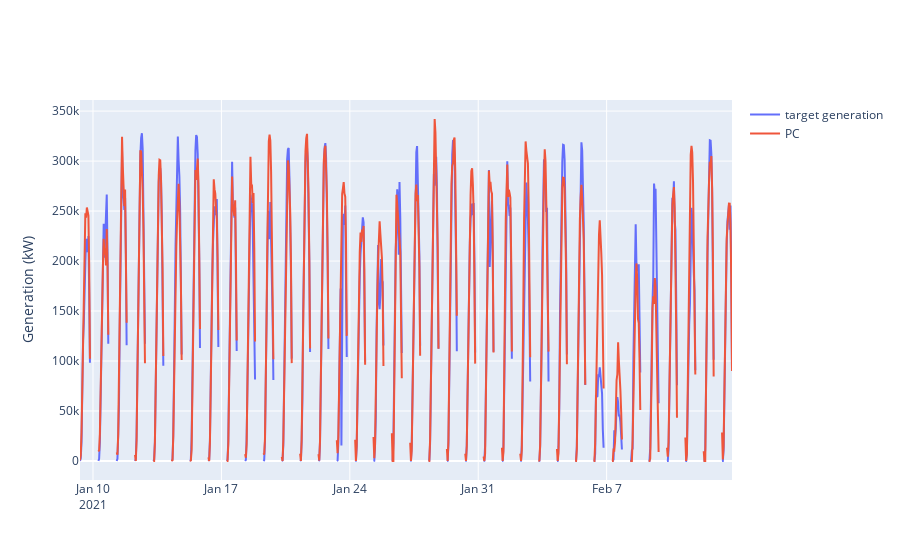

Notebook code cell kept with this figure:
### Code cell
fig = go.Figure()

fig.add_trace(go.Scatter(x = PC_only_TCN3_df.index, y = PC_only_TCN3_df['power'], name = 'target generation'))
# fig.add_trace(go.Scatter(x = model1_fc.index, y = arima['average_fc'], name = 'arima'))
# fig.add_trace(go.Scatter(x = model1_fc.index, y = model1_fc['fc'], name = 'Combine Grid+PC CNN forecasts'))
# fig.add_trace(go.Scatter(x = model1_fc.index, y = model3_fc['fc'], name = 'Combine PC NN forecasts'))
# fig.add_trace(go.Scatter(x = model1_fc.index, y = model4_fc['fc'], name = 'Combine Grid+PC NN forecasts'))
# fig.add_trace(go.Scatter(x = model1_fc.index, y = model5_fc['fc'], name = 'Combine PC NN Dense forecasts'))
# fig.add_trace(go.Scatter(x = model1_fc.index, y = model6_fc['fc'], name = 'new features'))


# fig.add_trace(go.Scatter(x = model1_fc.index, y = model9_fc['fc'], name = 'Removing Grid + Local Conv Stage'))
# fig.add_trace(go.Scatter(x = model1_fc.index, y = model11_fc['fc'], name = 'Full Pipeline'))
# fig.add_trace(go.Scatter(x = model1_fc.index, y = modelgrid_fc['fc'], name = 'Grid Only'))
# fig.add_trace(go.Scatter(x = model1_fc.index, y = modelres['fc'], name = 'Residual'))
# fig.add_trace(go.Scatter(x = model1_fc.index, y = modelres2['fc'], name = 'Residual2'))
# fig.add_trace(go.Scatter(x = model1_fc.index, y = modelresblock['fc'], name = 'Res block Fully'))
# fig.add_trace(go.Scatter(x = model1_fc.index, y = modelresblock2['fc'], name = 'Res block Conv'))
# fig.add_trace(go.Scatter(x = model1_fc.index, y = local_conv_df['fc'], name = 'Local Conv + Grid Per PC'))
# fig.add_trace(go.Scatter(x = model1_fc.index, y = local_conv_with_grid_TCN_df['fc'], name = 'Local Conv +TCN'))
# fig.add_trace(go.Scatter(x = model1_fc.index, y = last_res_conv_with_grid_TCN_df['fc'], name = 'Last res +TCN'))

fig.add_trace(go.Scatter(x = PC_only_TCN3_df.index, y = PC_only_TCN3_df['fc'], name = 'PC'))







# fig.add_trace(go.Scatter(x = model1_fc.index, y = model8_fc['fc'], name = 'new features less cnn with relu'))
# fig.add_trace(go.Scatter(x = model1_fc.index, y = model9_fc['fc'], name = 'model 9'))



fig.update_yaxes(title = "Generation (kW)")
fig.show()
# fig.write_html('forecasts.html')

### Figure 1 — Plotly figure (JSON) as saved in the notebook; plotly's stock layout.template omitted (floating-point values rounded to 4 significant figures; data arrays with more than 128 entries replaced by an {"elided": "..."} marker saying what was removed)
{"data": [{"name": "target generation", "type": "scatter", "x": {"elided": "854 str values"}, "y": {"elided": "854 float values"}}, {"name": "PC", "type": "scatter", "x": {"elided": "854 str values"}, "y": {"elided": "854 float values"}}], "layout": {"yaxis": {"title": {"text": "Generation (kW)"}}}}
